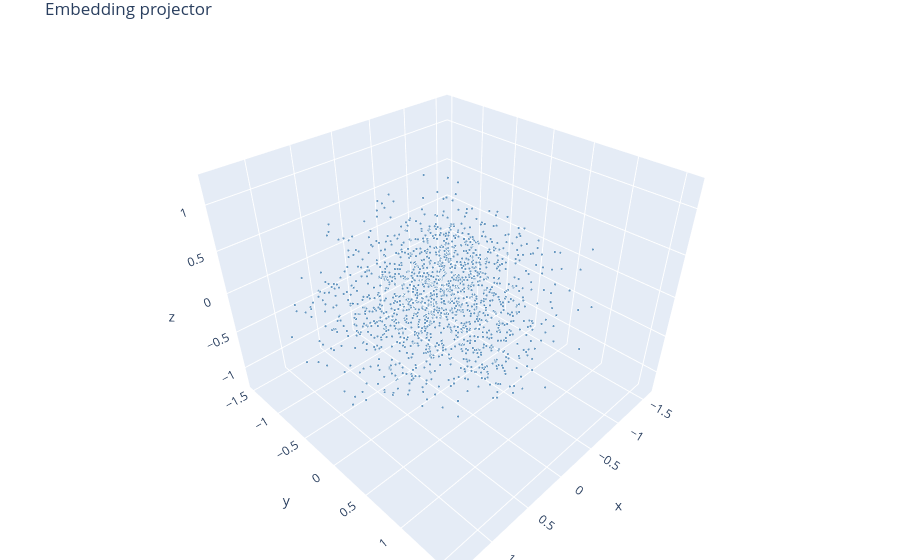

The notebook cell saved with this chart:
### Code cell
import plotly.graph_objects as go

def plot_embeddings(coords, words, query=None, neighbor_set=None):
    neighbor_set = neighbor_set or set()
    colors, sizes = [], []
    for w in words:
        if w == query:
            colors.append("crimson"); sizes.append(10)
        elif w in neighbor_set:
            colors.append("orange"); sizes.append(7)
        else:
            colors.append("steelblue"); sizes.append(3)

    fig = go.Figure(data=[go.Scatter3d(
        x=coords[:, 0], y=coords[:, 1], z=coords[:, 2],
        mode="markers",
        marker=dict(size=sizes, color=colors, opacity=0.8),
        text=words,
        hoverinfo="text",
    )])
    fig.update_layout(title="Embedding projector",
                      margin=dict(l=0, r=0, b=0, t=30))
    return fig

plot_embeddings(pca3, plot_words)

### Figure 1 — Plotly figure (JSON) as saved in the notebook; plotly's stock layout.template omitted (floating-point values rounded to 4 significant figures; data arrays with more than 128 entries replaced by an {"elided": "..."} marker saying what was removed)
{"data": [{"hoverinfo": "text", "marker": {"color": {"elided": "1500 str values"}, "opacity": 0.8, "size": {"elided": "1500 int values"}}, "mode": "markers", "text": {"elided": "1500 str values"}, "type": "scatter3d", "x": {"elided": "1500 float values"}, "y": {"elided": "1500 float values"}, "z": {"elided": "1500 float values"}}], "layout": {"margin": {"b": 0, "l": 0, "r": 0, "t": 30}, "title": {"text": "Embedding projector"}}}
